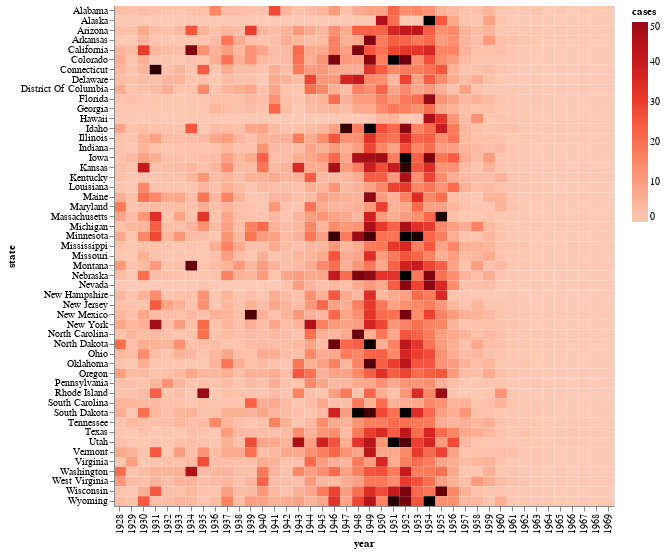

Notebook cell for this chart:
### Markdown cell above
## Heatmap of cases by state and year

[Vega-Lite color schemes](https://vega.github.io/vega/docs/schemes/)

*(Note: To see the trend more clearly, limit the color scale domain from 0-50.)*

### Code cell
alt.Chart(polio).mark_rect().encode(
    x = 'year:O',
    y = 'state:N',
    color = alt.Color('cases:Q').scale(scheme='reds', domain=[0,50])
).properties(
    width = 500,
    height = 500
)

### Figure 1 — Vega specification as saved in the notebook (floating-point values rounded to 4 significant figures; data arrays with more than 128 entries replaced by an {"elided": "..."} marker saying what was removed)
{"$schema": "https://vega.github.io/schema/vega/v5.json", "data": [{"name": "source_0", "values": {"elided": "2142 records"}}, {"name": "source_0_x_domain_year", "values": [{"year": 1928}, {"year": 1929}, {"year": 1930}, {"year": 1931}, {"year": 1932}, {"year": 1933}, {"year": 1934}, {"year": 1935}, {"year": 1936}, {"year": 1937}, {"year": 1938}, {"year": 1939}, {"year": 1940}, {"year": 1941}, {"year": 1942}, {"year": 1943}, {"year": 1944}, {"year": 1945}, {"year": 1946}, {"year": 1947}, {"year": 1948}, {"year": 1949}, {"year": 1950}, {"year": 1951}, {"year": 1952}, {"year": 1953}, {"year": 1954}, {"year": 1955}, {"year": 1956}, {"year": 1957}, {"year": 1958}, {"year": 1959}, {"year": 1960}, {"year": 1961}, {"year": 1962}, {"year": 1963}, {"year": 1964}, {"year": 1965}, {"year": 1966}, {"year": 1967}, {"year": 1968}, {"year": 1969}]}, {"name": "source_0_y_domain_state", "values": [{"state": "Alabama"}, {"state": "Alaska"}, {"state": "Arizona"}, {"state": "Arkansas"}, {"state": "California"}, {"state": "Colorado"}, {"state": "Connecticut"}, {"state": "Delaware"}, {"state": "District Of Columbia"}, {"state": "Florida"}, {"state": "Georgia"}, {"state": "Hawaii"}, {"state": "Idaho"}, {"state": "Illinois"}, {"state": "Indiana"}, {"state": "Iowa"}, {"state": "Kansas"}, {"state": "Kentucky"}, {"state": "Louisiana"}, {"state": "Maine"}, {"state": "Maryland"}, {"state": "Massachusetts"}, {"state": "Michigan"}, {"state": "Minnesota"}, {"state": "Mississippi"}, {"state": "Missouri"}, {"state": "Montana"}, {"state": "Nebraska"}, {"state": "Nevada"}, {"state": "New Hampshire"}, {"state": "New Jersey"}, {"state": "New Mexico"}, {"state": "New York"}, {"state": "North Carolina"}, {"state": "North Dakota"}, {"state": "Ohio"}, {"state": "Oklahoma"}, {"state": "Oregon"}, {"state": "Pennsylvania"}, {"state": "Rhode Island"}, {"state": "South Carolina"}, {"state": "South Dakota"}, {"state": "Tennessee"}, {"state": "Texas"}, {"state": "Utah"}, {"state": "Vermont"}, {"state": "Virginia"}, {"state": "Washington"}, {"state": "West Virginia"}, {"state": "Wisconsin"}, {"state": "Wyoming"}]}], "marks": [{"type": "rect", "name": "marks", "from": {"data": "source_0"}, "encode": {"update": {"y": {"field": "state", "scale": "y"}, "height": {"signal": "max(0.25, bandwidth('y'))"}, "description": {"signal": "\"year: \" + (isValid(datum[\"year\"]) ? datum[\"year\"] : \"\"+datum[\"year\"]) + \"; state: \" + (isValid(datum[\"state\"]) ? datum[\"state\"] : \"\"+datum[\"state\"]) + \"; cases: \" + (format(datum[\"cases\"], \"\"))"}, "fill": {"field": "cases", "scale": "color"}, "x": {"field": "year", "scale": "x"}, "width": {"signal": "max(0.25, bandwidth('x'))"}}}, "style": ["rect"]}], "scales": [{"name": "x", "type": "band", "domain": {"data": "source_0_x_domain_year", "field": "year", "sort": true}, "range": [0, {"signal": "width"}], "paddingInner": 0, "paddingOuter": 0}, {"name": "y", "type": "band", "domain": {"data": "source_0_y_domain_state", "field": "state", "sort": true}, "range": [0, {"signal": "height"}], "paddingOuter": 0, "paddingInner": 0}, {"name": "color", "type": "linear", "domain": [0, 50], "range": {"scheme": "reds"}, "interpolate": "hcl", "zero": true}], "axes": [{"scale": "x", "labelAngle": 270, "grid": false, "labelAlign": "right", "labelBaseline": "middle", "title": "year", "orient": "bottom", "zindex": 1}, {"scale": "y", "zindex": 1, "grid": false, "orient": "left", "title": "state"}], "width": 500, "height": 500, "legends": [{"fill": "color", "gradientLength": {"signal": "clamp(height, 64, 200)"}, "title": "cases"}], "background": "white", "style": "cell", "padding": 5}
